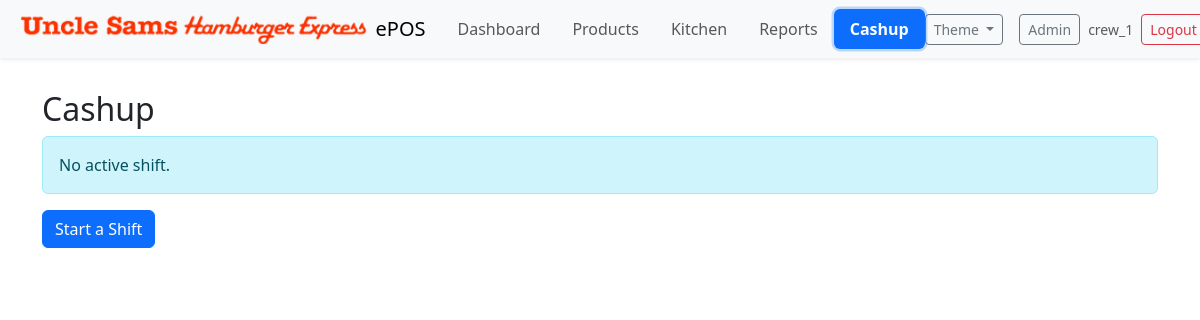
Before: /cashup/ (signed in) with the older database file.
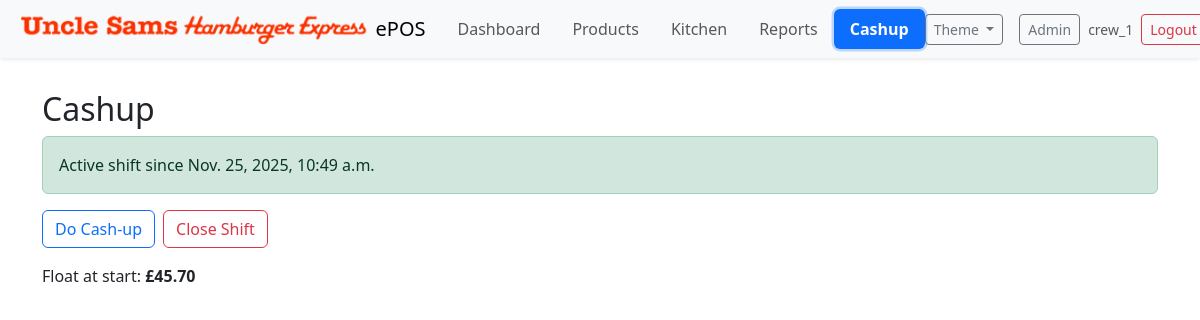
After: the same page with the newer database file.
### cashup/models.py (models this page shows, shortened)
class Shift(models.Model):
    user = models.ForeignKey('auth.User', on_delete=models.CASCADE)
    start_time = models.DateTimeField(default=timezone.now)
    end_time = models.DateTimeField(null=True, blank=True)
    is_closed = models.BooleanField(default=False)
    class Meta:
        ordering = ['-start_time']

class Float(models.Model):
    shift = models.OneToOneField(Shift, on_delete=models.CASCADE, related_name='float')
    created_at = models.DateTimeField(default=timezone.now)
    amount = models.DecimalField(max_digits=10, decimal_places=2, help_text="Total float amount at the start of the shift")
    notes = models.TextField(blank=True)
    class Meta:
        ordering = ['-created_at']

### cashup/views.py (the view)
# urls.py: path('', views.index, name='index'),
@login_required
def index(request):
    active_shift = Shift.objects.filter(user=request.user, is_closed=False).order_by('-start_time').first()
    floats = Float.objects.filter(shift=active_shift).first() if active_shift else None
    cashup = CashUp.objects.filter(shift=active_shift).first() if active_shift else None
    ctx = { 'active_shift': active_shift, 'float': floats, 'cashup': cashup }
    return render(request, 'cashup/index.html', ctx)

### cashup/templates/cashup/index.html (shortened to what this page needs)
{% extends 'manage_orders/index.html' %}
{% block content %}
<div class="container py-3">
  <h2>Cashup</h2>
  {% if active_shift %}
    <div class="alert alert-success">Active shift since {{ active_shift.start_time }}{% if active_shift.end_time %}, ends {{ active_shift.end_time }}{% endif %}</div>
    <div class="d-flex gap-2 mb-3">
      <a class="btn btn-outline-primary" href="{% url 'cashup:do' %}">Do Cash-up</a>
      <a class="btn btn-outline-danger" href="{% url 'cashup:close' %}">Close Shift</a>
    </div>
    {% if float %}
      <div class="mb-3">Float at start: <strong>£{{ float.amount }}</strong></div>
    {% endif %}
  {% else %}
    <div class="alert alert-info">No active shift.</div>
    <a class="btn btn-primary" href="{% url 'cashup:start' %}">Start a Shift</a>
  {% endif %}
</div>
{% endblock %}

Changed rows visible on the page:
added Shift: start_time "Nov. 25, 2025, 10:49 a.m."
added Float: amount "45.70"
Other visible differences:
text no longer shown: "No active shift. Start a Shift"
text now shown: "Active shift since Do Cash-up Close Shift Float at start: £"
